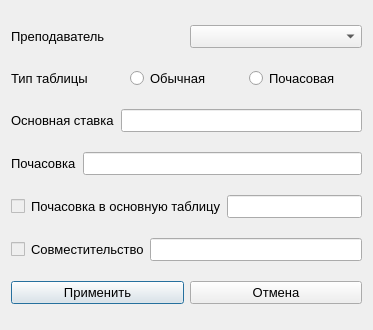
<?xml version="1.0" encoding="UTF-8"?>
<ui version="4.0">
 <class>Dialog</class>
 <widget class="QDialog" name="Dialog">
  <property name="geometry">
   <rect>
    <x>0</x>
    <y>0</y>
    <width>373</width>
    <height>330</height>
   </rect>
  </property>
  <property name="font">
   <font>
    <pointsize>10</pointsize>
   </font>
  </property>
  <property name="windowTitle">
   <string>Добавить рабочую таблицу</string>
  </property>
  <layout class="QVBoxLayout" name="verticalLayout">
   <item>
    <layout class="QHBoxLayout" name="horizontalLayout">
     <item>
      <widget class="QLabel" name="prepodLabel">
       <property name="text">
        <string>Преподаватель</string>
       </property>
      </widget>
     </item>
     <item>
      <widget class="QComboBox" name="fioComboBox"/>
     </item>
    </layout>
   </item>
   <item>
    <layout class="QHBoxLayout" name="horizontalLayout_2">
     <item>
      <widget class="QLabel" name="tableTypeLabel">
       <property name="text">
        <string>Тип таблицы</string>
       </property>
      </widget>
     </item>
     <item>
      <widget class="QRadioButton" name="usualRadioButton">
       <property name="text">
        <string>Обычная</string>
       </property>
      </widget>
     </item>
     <item>
      <widget class="QRadioButton" name="pochasRadioButton">
       <property name="text">
        <string>Почасовая</string>
       </property>
      </widget>
     </item>
    </layout>
   </item>
   <item>
    <layout class="QHBoxLayout" name="horizontalLayout_3">
     <item>
      <widget class="QLabel" name="mainStackLabel">
       <property name="text">
        <string>Основная ставка</string>
       </property>
      </widget>
     </item>
     <item>
      <widget class="QLineEdit" name="stavkaLineEdit">
       <property name="readOnly">
        <bool>true</bool>
       </property>
      </widget>
     </item>
    </layout>
   </item>
   <item>
    <layout class="QHBoxLayout" name="horizontalLayout_4">
     <item>
      <widget class="QLabel" name="pochLabel">
       <property name="text">
        <string>Почасовка</string>
       </property>
      </widget>
     </item>
     <item>
      <widget class="QLineEdit" name="pochLineEdit">
       <property name="readOnly">
        <bool>true</bool>
       </property>
      </widget>
     </item>
    </layout>
   </item>
   <item>
    <layout class="QHBoxLayout" name="horizontalLayout_7">
     <item>
      <layout class="QHBoxLayout" name="horizontalLayout_5">
       <item>
        <widget class="QCheckBox" name="pchsPlusCheckBox">
         <property name="enabled">
          <bool>false</bool>
         </property>
         <property name="text">
          <string/>
         </property>
        </widget>
       </item>
       <item>
        <widget class="QLabel" name="label_5">
         <property name="text">
          <string>Почасовка в основную таблицу</string>
         </property>
        </widget>
       </item>
       <item>
        <widget class="QLineEdit" name="pchsPlusLineEdit">
         <property name="readOnly">
          <bool>true</bool>
         </property>
        </widget>
       </item>
      </layout>
     </item>
    </layout>
   </item>
   <item>
    <layout class="QHBoxLayout" name="horizontalLayout_6">
     <item>
      <widget class="QCheckBox" name="sovmestCheckBox">
       <property name="enabled">
        <bool>false</bool>
       </property>
       <property name="text">
        <string/>
       </property>
      </widget>
     </item>
     <item>
      <widget class="QLabel" name="label_6">
       <property name="text">
        <string>Совместительство</string>
       </property>
      </widget>
     </item>
     <item>
      <widget class="QLineEdit" name="sovmestLineEdit">
       <property name="readOnly">
        <bool>true</bool>
       </property>
      </widget>
     </item>
    </layout>
   </item>
   <item>
    <layout class="QHBoxLayout" name="horizontalLayout_8">
     <item>
      <widget class="QPushButton" name="confirmButton">
       <property name="text">
        <string>Применить</string>
       </property>
      </widget>
     </item>
     <item>
      <widget class="QPushButton" name="cancelButton">
       <property name="text">
        <string>Отмена</string>
       </property>
      </widget>
     </item>
    </layout>
   </item>
  </layout>
 </widget>
 <resources/>
 <connections/>
</ui>
